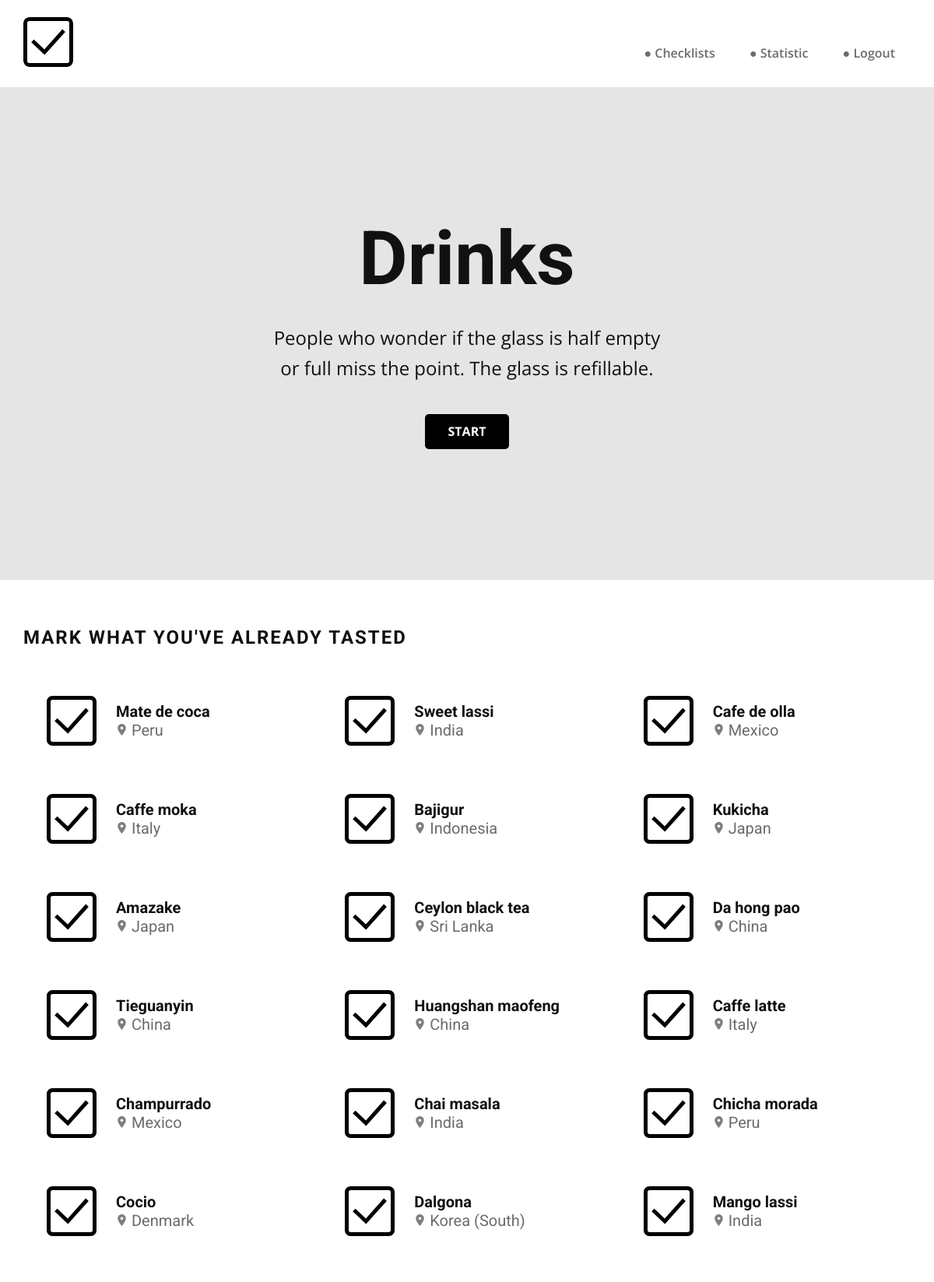
The page /checklists/drinks/ (signed in, upper part) on the database its author committed.
### checklist/models.py (models this page shows, shortened)
class Drink(models.Model):
    order = models.PositiveIntegerField(default=0, blank=False, null=False)
    name = models.CharField(max_length=200)
    alcohol = models.BooleanField(default=False)
    country = CountryField(blank=True)
    drink_kinds = models.ManyToManyField(D_kind, blank=True)
    drink_ingredients = models.ManyToManyField(Ingredient, blank=True)
    class Meta(object):
        ordering = ['order']
    def display_kind(self):
        return ', '.join(drink_kinds.drink_kind for drink_kinds in self.drink_kinds.all()[:3])
    display_kind.short_description = 'Type'

### checklist/views.py (the view)
# urls.py: path('drinks/', login_required(views.DrinkListView.as_view()), name='drinks'),
class DrinkListView(generic.ListView):
    model = Drink
    template_name = 'Drinks_checklist.html'

### checklist/templatetags/tags.py (called while the page is built)
@register.simple_tag
def is_marked(object, user):
    return user in [item.user for item in object.choice_set.all()]

@register.simple_tag
def is_all_drunk(user):
    return views.is_all_drunk(user)

### checklist/views.py (called while the page is built)
def count_all_obj(model):
    return model.objects.all().count()

def is_all_drunk(l_user):
    num_drinks = count_all_obj(Drink)
    user_num_drinks = l_user.choice.drinks.all().count()
    return num_drinks == user_num_drinks

### checklist/templates/Drinks_checklist.html (shortened to what this page needs)
{% extends "base_generic.html" %}
{% load static %}
{% load tags %}
{% block details %}
    <link rel="stylesheet" href="{% static 'Books.css' %}" media="screen">
{% endblock %}
{% block content %}
  <section class="u-align-center u-clearfix u-grey-10 u-section-1" src="" id="sec-889b">
      <div class="u-clearfix u-sheet u-valign-middle u-sheet-1">
          <h1 class="u-text u-title u-text-1">Drinks</h1>
          <p class="u-large-text u-text u-text-variant u-text-2">
            People who wonder if the glass is half empty<br>or full miss the point. The glass is refillable.
          </p>
          <a href="#checklist" class="u-black u-btn u-btn-round u-button-style u-radius-5 u-btn-1">START</a>
      </div>
  </section>
  <section class="u-align-left u-clearfix u-section-2" id="carousel_4e2f">
      <div class="u-clearfix u-sheet u-valign-middle u-sheet-1">
      <h5 class="u-text u-text-1">mark WHAT YOU'VE already TASTED</h5>
      {% if drink_list %}
          <div class="u-expanded-width u-list u-repeater u-list-1">
              {% for drink in drink_list %}
                  <div class="u-align-left u-container-style u-list-item u-repeater-item">
                      {% is_marked drink user as is_drink_drunk_by_user %}
                      <div class="u-container-layout u-similar-container u-container-layout-1 drink-click chcklist-el" data-drunk={{ is_drink_drunk_by_user }} data-drink={{ drink.id }} style="cursor:pointer;">
                          <span class="u-icon u-text-black u-icon-1 drink-drunk" {% if not is_drink_drunk_by_user %} style="display:none" {% endif %}>
                              <img src="{% static 'images/checkbox.svg' %}" class="u-svg-link" preserveAspectRatio="xMidYMin slice" viewBox="0 0 512.001 512.001" style="">
                          </span>
                          <h5 class="u-text u-text-4">{{ drink.name }} <br><img src="{% static 'images/map-placeholder.svg' %}" style="width: 15px; opacity: 0.5;"> <span style="color: #6b6b6b; font-weight: normal;">{{ drink.country.name }}</span>
                      </div>
                  </div>
              {% endfor %}
          </div>
      {% else %}
          <p>There are no drinks in the list.</p>
      {% endif %}
  </section>
  {% is_all_drunk user as is_all_drunk_by_user %}
{% endblock %}

### checklist/static/Books.css (style rules this page uses)
.u-section-1 { background-image: none; }
.u-section-1 .u-sheet-1 { min-height: 633px; }
.u-section-1 .u-text-1 { font-size: 6rem; font-weight: 700; width: 448px; margin: 60px auto 0; }
.u-section-1 .u-text-2 { font-size: 24px; margin: 30px 56px 0; }
.u-section-1 .u-btn-1 { background-image: none; text-transform: uppercase; font-weight: 700; border-style: none; margin: 40px auto 60px; }
.u-section-2 .u-sheet-1 { min-height: 430px; }
.u-section-2 .u-text-1 { text-transform: uppercase; font-weight: 700; font-size: 1.5rem; letter-spacing: 2px; margin: 60px 570px 0 0; }
.u-section-2 .u-list-1 { margin-top: 30px; margin-bottom: 59px; min-height: 255px; grid-template-columns: calc(33.3333% - 6.66667px) calc(33.3333% - 6.66667px) calc(33.3333% - 6.66667px); grid-gap: 10px 10px; }
.u-section-2 .u-container-layout-1 { padding: 30px; }
.u-section-2 .u-icon-1 { height: 64px; width: 64px; margin: 0 auto 0 0; }
.u-section-2 .u-text-4 { font-weight: 700; margin: -56px 0 0 89px; }

### rows shown on the page
Drink: name "Mate de coca", country.name "Peru"
Drink: name "Sweet lassi", country.name "India"
Drink: name "Cafe de olla", country.name "Mexico"
Drink: name "Caffe moka", country.name "Italy"
Drink: name "Bajigur", country.name "Indonesia"
Drink: name "Kukicha", country.name "Japan"
Drink: name "Amazake", country.name "Japan"
Drink: name "Ceylon black tea", country.name "Sri Lanka"
Drink: name "Da hong pao", country.name "China"
Drink: name "Tieguanyin", country.name "China"
Drink: name "Huangshan maofeng", country.name "China"
Drink: name "Caffe latte", country.name "Italy"
Drink: name "Champurrado", country.name "Mexico"
Drink: name "Chai masala", country.name "India"
Drink: name "Chicha morada", country.name "Peru"
Drink: name "Cocio", country.name "Denmark"
Drink: name "Dalgona", country.name "Korea (South)"
Drink: name "Mango lassi", country.name "India"
